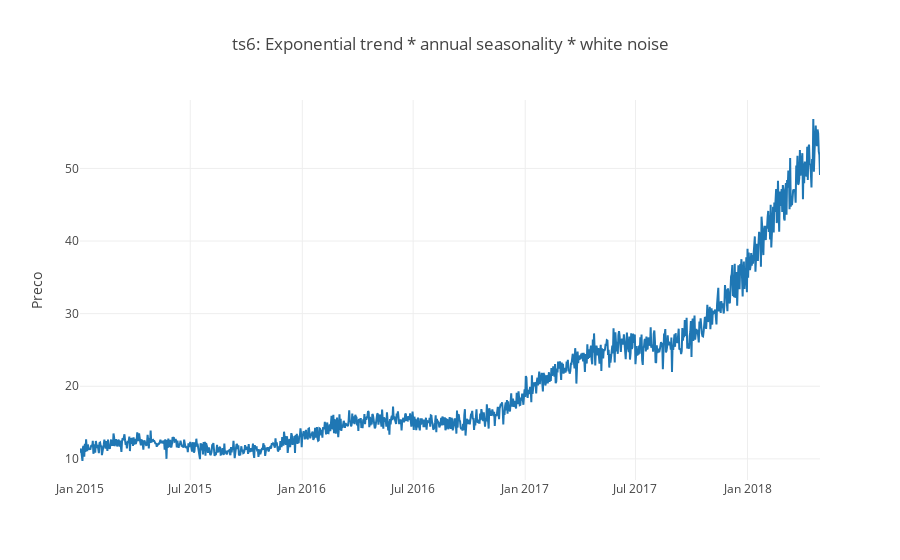

Notebook code cell kept with this figure:
### Code cell
plotscatter(ts6, columns=['Values'], name='ts6', title='ts6: Exponential trend * annual seasonality * white noise')

### Figure 1 — Plotly figure (JSON) as saved in the notebook; plotly's stock layout.template omitted (floating-point values rounded to 4 significant figures; data arrays with more than 128 entries replaced by an {"elided": "..."} marker saying what was removed)
{"data": [{"name": "Values", "type": "scatter", "x": {"elided": "1216 str values"}, "y": {"elided": "1216 float values"}}], "layout": {"legend": {"orientation": "h"}, "title": "ts6: Exponential trend * annual seasonality * white noise", "yaxis": {"title": "Preco"}}}
